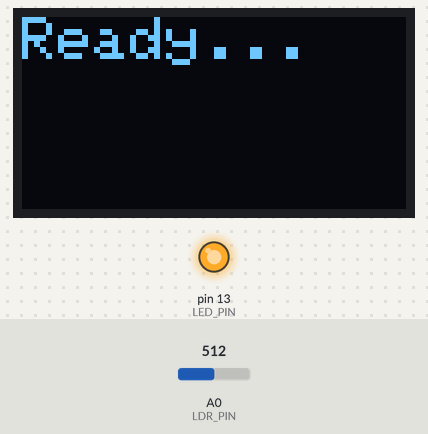
The sketch below on a simulated Arduino Uno, built with avr-gcc and run on an emulated ATmega328P. Parts: 128×64 one-colour display, output pins drawn as LEDs (lit = HIGH). The test bench sets the inputs (shaded band); at power-on: A0 (LDR_PIN) = 512. What the sketch prints to the serial monitor is not drawn.

Above: at 1.2 s.
1.3 s: A0 (LDR_PIN) set to 988
2.8 s: A0 (LDR_PIN) set to 1008
At 3.7 s:
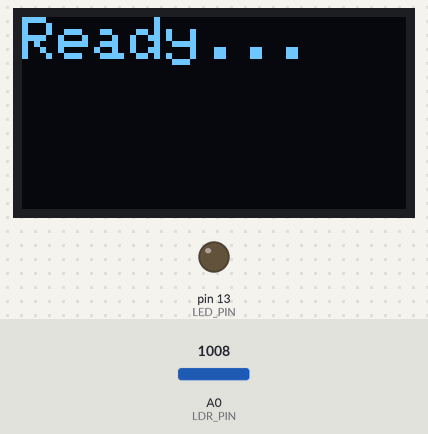
4.3 s: A0 (LDR_PIN) set to 990
At 4.7 s:
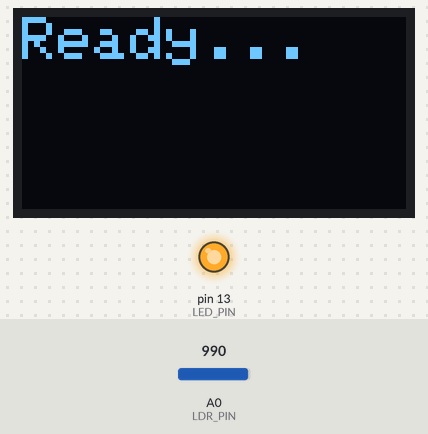
5.8 s: A0 (LDR_PIN) set to 1010
At 9.5 s:
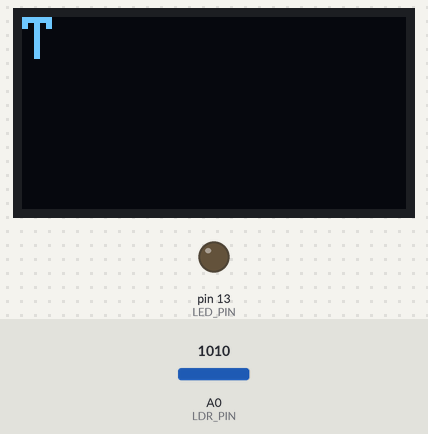
Timing chart, 0 to 9.8 s (numbered marks = the images above; inputs shaded):
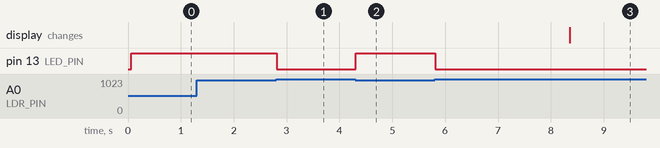

The sketch:

FINALRECIEVER.ino
```cpp
#include <Wire.h>
#include <Adafruit_GFX.h>
#include <Adafruit_SSD1306.h>

#define SCREEN_WIDTH 128
#define SCREEN_HEIGHT 64
#define OLED_RESET    -1
#define SSD1306_I2C_ADDRESS 0x3C

#define LDR_PIN A0
#define LED_PIN 13

Adafruit_SSD1306 display(SCREEN_WIDTH, SCREEN_HEIGHT, &Wire, OLED_RESET);

String morseChar = "";
String decodedText = "";

unsigned long signalStart = 0;
unsigned long signalEnd = 0;
bool receiving = false;
bool laserOn = false;

void setup() {
  Serial.begin(9600);
  pinMode(LDR_PIN, INPUT);
  pinMode(LED_PIN, OUTPUT);
  digitalWrite(LED_PIN, LOW);

  if (!display.begin(SSD1306_SWITCHCAPVCC, SSD1306_I2C_ADDRESS)) {
    Serial.println(F("SSD1306 allocation failed"));
    while (true);
  }

  display.clearDisplay();
  display.setTextSize(2); // Larger font
  display.setTextColor(SSD1306_WHITE);
  display.setCursor(0, 0);
  display.println("Ready...");
  display.display();
}

void loop() {
  int ldrValue = analogRead(LDR_PIN);
  Serial.println(ldrValue);

  unsigned long currentTime = millis();

  if (ldrValue < 1000) { // Laser detected
    if (!laserOn) {
      laserOn = true;
      signalStart = currentTime;
      receiving = true;
      digitalWrite(LED_PIN, HIGH); // Blink LED while receiving
    }
  } else { // No laser
    if (laserOn) {
      laserOn = false;
      signalEnd = currentTime;
      unsigned long duration = signalEnd - signalStart;

      if (duration >= 200 && duration < 600) {
        morseChar += ".";  // Dot
      } else if (duration >= 1200 && duration < 1800) {
        morseChar += "-";  // Dash
      }

      signalStart = 0;
      digitalWrite(LED_PIN, LOW);
    }

    // Check for end of character
    if (receiving && (currentTime - signalEnd > 2500)) {
      if (morseChar.length() > 0) {
        char decoded = morseToChar(morseChar);
        decodedText += decoded;
        Serial.print("Decoded Char: ");
        Serial.println(decoded);
        updateDisplay(decodedText);
        morseChar = "";
      }
      receiving = false;
    }
  }
}

char morseToChar(String morse) {
  if (morse == ".-") return 'A';
  if (morse == "-...") return 'B';
  if (morse == "-.-.") return 'C';
  if (morse == "-..") return 'D';
  if (morse == ".") return 'E';
  if (morse == "..-.") return 'F';
  if (morse == "--.") return 'G';
  if (morse == "....") return 'H';
  if (morse == "..") return 'I';
  if (morse == ".---") return 'J';
  if (morse == "-.-") return 'K';
  if (morse == ".-..") return 'L';
  if (morse == "--") return 'M';
  if (morse == "-.") return 'N';
  if (morse == "---") return 'O';
  if (morse == ".--.") return 'P';
  if (morse == "--.-") return 'Q';
  if (morse == ".-.") return 'R';
  if (morse == "...") return 'S';
  if (morse == "-") return 'T';
  if (morse == "..-") return 'U';
  if (morse == "...-") return 'V';
  if (morse == ".--") return 'W';
  if (morse == "-..-") return 'X';
  if (morse == "-.--") return 'Y';
  if (morse == "--..") return 'Z';
  return '?';
}

void updateDisplay(String message) {
  display.clearDisplay();
  display.setTextSize(2); // Big font
  display.setCursor(0, 0);
  display.println(message);
  display.display();
}
```

Measured:
- the behaviour switches between 999 and 1000 on A0 (LDR_PIN) (found by bisection; images 0 and 1)
- after the input at 1.3 s, every drawn part: stays the same
- after the input at 2.8 s, pin 13 (LED_PIN): HIGH → LOW at once
- after the input at 4.3 s, pin 13 (LED_PIN): LOW → HIGH at once
- after the input at 5.8 s, pin 13 (LED_PIN): HIGH → LOW at once; the display: changes after 2.6 s (image 3)
